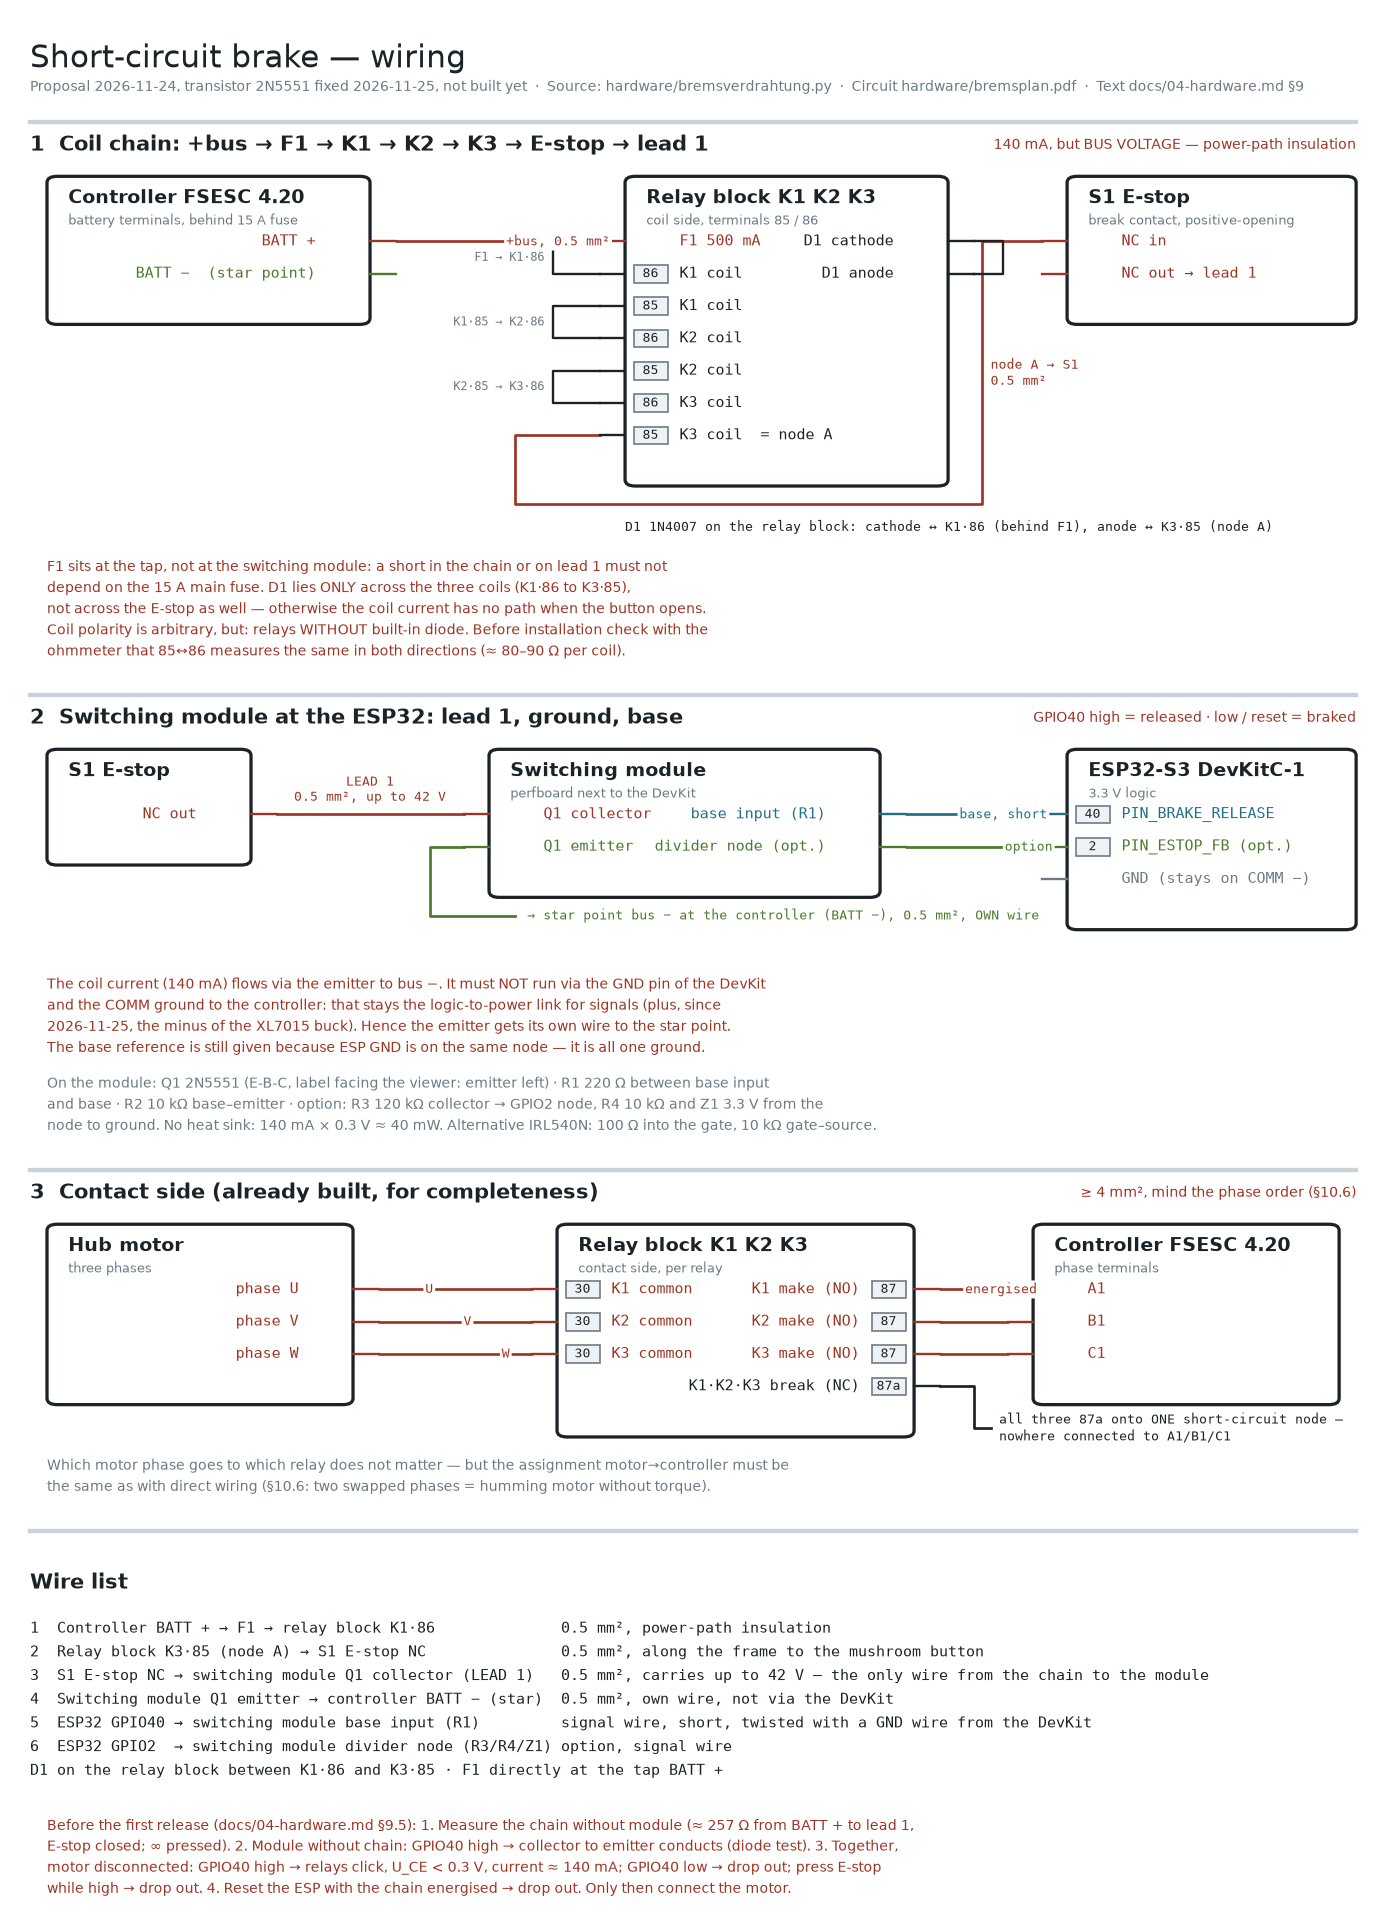

This chart was generated by the following Python code:
#!/usr/bin/env python3
"""Wiring of the short-circuit brake — wire by wire.

The circuit detail (hardware/bremsplan.py) shows WHAT is connected to what. This
plan shows HOW: every part with its terminals and every wire individually with
signal names. Proposal of 2026-11-24, docs/04-hardware.md §9 — not built yet.

The source is this text; the PDF is generated from it:

    .venv/bin/python hardware/bremsverdrahtung.py

Produces hardware/bremsverdrahtung.pdf and hardware/bremsverdrahtung.png.

PRINCIPLE as in the connection plan: pin numbers are given only where they are certain.
The terminal designations 30 / 85 / 86 / 87 / 87a are those of automotive changeover
relays (DIN 72552); whether the coil terminals 85 and 86 of the purchased relay contain
a diode must be checked on the part BEFORE installation (relays with a diode have a fixed
coil polarity and do not fit a series connection with a common flyback diode).
"""
import matplotlib
matplotlib.use("Agg")
import matplotlib.pyplot as plt
from matplotlib.patches import Rectangle, FancyBboxPatch

INK  = "#1b2328"
MUT  = "#6b7a85"
SIG  = "#1f6f8b"   # logic 3.3 V
AUX  = "#4a7a2a"   # ground / option
PWR  = "#9c3524"   # bus voltage / power path
LINE = "#c9d2d8"

PITCH = 0.62
HEAD  = 1.25
FOOT  = 0.35
W     = 16.0
MONO  = {"family": "DejaVu Sans Mono"}
ZEILE = 0.40

fig, ax = plt.subplots(figsize=(13.5, 19))


def modul(x, ytop, w, titel, untertitel, links=None, rechts=None, farbe=INK):
    links  = links or []
    rechts = rechts or []
    rows = max(len(links), len(rechts))
    h = HEAD + PITCH * rows + FOOT
    ax.add_patch(FancyBboxPatch((x, ytop - h), w, h,
                                boxstyle="round,pad=0,rounding_size=0.12",
                                linewidth=1.8, edgecolor=farbe, facecolor="white", zorder=2))
    ax.text(x + 0.25, ytop - 0.42, titel, fontsize=10.5, weight="bold", color=farbe,
            va="center", zorder=3)
    if untertitel:
        ax.text(x + 0.25, ytop - 0.85, untertitel, fontsize=7.4, color=MUT,
                va="center", zorder=3)
    anker = {}
    for seite, pins in (("links", links), ("rechts", rechts)):
        for i, (nr, name, pc) in enumerate(pins):
            py = ytop - HEAD - i * PITCH
            kante = x if seite == "links" else x + w
            if nr is not None:
                bx = x + 0.10 if seite == "links" else x + w - 0.50
                ax.add_patch(Rectangle((bx, py - 0.17), 0.40, 0.34, linewidth=0.9,
                                       edgecolor=MUT, facecolor="#eef2f4", zorder=3))
                ax.text(bx + 0.20, py, str(nr), fontsize=7.2, ha="center", va="center",
                        color=INK, zorder=4, **MONO)
            tx = x + 0.64 if seite == "links" else x + w - 0.64
            ax.text(tx, py, name, fontsize=8.2, color=pc, zorder=3, **MONO,
                    ha="left" if seite == "links" else "right", va="center")
            sx = kante - 0.30 if seite == "links" else kante + 0.30
            ax.plot([kante, sx], [py, py], color=pc, linewidth=1.3, zorder=2)
            anker[name] = (sx, py)
    return anker, h


def strang(paare):
    n = len(paare)
    xs = [p[0][0] for p in paare] + [p[1][0] for p in paare]
    x_links, x_rechts = min(xs), max(xs)
    spanne = x_rechts - x_links
    for i, (a, b, label, farbe) in enumerate(paare):
        (x1, y1), (x2, y2) = a, b
        xm = x_links + spanne * (i + 1) / (n + 1)
        ax.plot([x1, xm, xm, x2], [y1, y1, y2, y2], color=farbe, linewidth=1.5,
                zorder=1, solid_capstyle="round")
        ax.text(xm + 0.10, (y1 + y2) / 2, label, fontsize=7.4, color=farbe,
                va="center", ha="left", zorder=4, **MONO,
                bbox=dict(boxstyle="round,pad=0.14", fc="white", ec="none"))


def ueberschrift(y, nummer, titel, hinweis=None):
    y -= 0.35
    ax.plot([0.2, W - 0.2], [y, y], color=LINE, linewidth=2.4, zorder=0)
    ax.text(0.2, y - 0.45, f"{nummer}  {titel}", fontsize=11.5, weight="bold",
            color=INK, va="center")
    if hinweis:
        ax.text(W - 0.2, y - 0.45, hinweis, fontsize=7.8, color=PWR,
                ha="right", va="center")
    return y - 1.05


def fussnote(y, text, farbe=PWR):
    ax.text(0.4, y, text, fontsize=7.8, color=farbe, va="top", linespacing=1.5)
    return y - ZEILE * (text.count("\n") + 1) - 0.30


# ============================================================ header
y = 0.0
ax.text(0.2, y, "Short-circuit brake — wiring", fontsize=17, color=INK, va="top")
y -= 0.70
ax.text(0.2, y, "Proposal 2026-11-24, transistor 2N5551 fixed 2026-11-25, not built yet  ·  Source: hardware/bremsverdrahtung.py  ·  "
                "Circuit hardware/bremsplan.pdf  ·  Text docs/04-hardware.md §9",
        fontsize=8, color=MUT, va="top")
y -= 0.45

# ============================================================ 1 coil chain
y = ueberschrift(y, "1", "Coil chain: +bus → F1 → K1 → K2 → K3 → E-stop → lead 1",
                 "140 mA, but BUS VOLTAGE — power-path insulation")

bus, h1 = modul(0.4, y, 3.8, "Controller FSESC 4.20", "battery terminals, behind 15 A fuse",
                rechts=[(None, "BATT +", PWR), (None, "BATT −  (star point)", AUX)])

rel, h2 = modul(7.2, y, 3.8, "Relay block K1 K2 K3", "coil side, terminals 85 / 86",
                links=[(None, "F1 500 mA", PWR),
                       (86, "K1 coil", INK), (85, "K1 coil", INK),
                       (86, "K2 coil", INK), (85, "K2 coil", INK),
                       (86, "K3 coil", INK), (85, "K3 coil  = node A", INK)],
                rechts=[(None, "D1 cathode", INK), (None, "D1 anode", INK)])

na, h3 = modul(12.4, y, 3.4, "S1 E-stop", "break contact, positive-opening",
               links=[(None, "NC in", PWR), (None, "NC out → lead 1", PWR)])

# Bus+ -> F1 ; chain inside the relay block as jumpers
strang([(bus["BATT +"], rel["F1 500 mA"], "+bus, 0.5 mm²", PWR)])
# jumpers F1->86, 85->86, 85->86 as short loops left of the block
xb = rel["F1 500 mA"][0] - 0.55
x0, y_f1 = rel["F1 500 mA"]
pin_y = [y_f1 - PITCH * i for i in range(1, 7)]   # 86/85 K1, 86/85 K2, 86/85 K3
for a, b, txt in (((x0, y_f1), (x0, pin_y[0]), "F1 → K1·86"),
                  ((x0, pin_y[1]), (x0, pin_y[2]), "K1·85 → K2·86"),
                  ((x0, pin_y[3]), (x0, pin_y[4]), "K2·85 → K3·86")):
    ax.plot([a[0], xb, xb, b[0]], [a[1], a[1], b[1], b[1]], color=INK, linewidth=1.3, zorder=1)
    ax.text(xb - 0.1, (a[1] + b[1]) / 2, txt, fontsize=6.8, color=MUT, ha="right", va="center", **MONO)
# node A -> E-stop
kA = rel["K3 coil  = node A"]
xk, xl = 11.4, xb - 0.45
y_unten = y - h2 - 0.35                      # around below the relay block, not through it
ax.plot([kA[0], xl, xl, xk, xk, na["NC in"][0]],
        [kA[1], kA[1], y_unten, y_unten, na["NC in"][1], na["NC in"][1]],
        color=PWR, linewidth=1.5, zorder=1)
ax.text(xk + 0.1, (y_unten + na["NC in"][1]) / 2, "node A → S1\n0.5 mm²", fontsize=7.4, color=PWR,
        va="center", ha="left", zorder=4, **MONO, bbox=dict(boxstyle="round,pad=0.14", fc="white", ec="none"))
# D1 on the right of the block: cathode to +bus side (86 of K1), anode to node A
dk, da = rel["D1 cathode"], rel["D1 anode"]
ax.plot([dk[0], dk[0] + 0.35, dk[0] + 0.35, da[0]], [dk[1], dk[1], da[1], da[1]],
        color=INK, linewidth=1.3, zorder=1)
ax.text(7.2, y_unten - 0.3, "D1 1N4007 on the relay block: cathode ↔ K1·86 (behind F1), anode ↔ K3·85 (node A)",
        fontsize=7.0, color=INK, va="top", ha="left", **MONO)

y -= max(h1, h2, h3) + 1.35
y = fussnote(y, "F1 sits at the tap, not at the switching module: a short in the chain or on lead 1 must not\n"
                "depend on the 15 A main fuse. D1 lies ONLY across the three coils (K1·86 to K3·85),\n"
                "not across the E-stop as well — otherwise the coil current has no path when the button opens.\n"
                "Coil polarity is arbitrary, but: relays WITHOUT built-in diode. Before installation check with the\n"
                "ohmmeter that 85↔86 measures the same in both directions (≈ 80–90 Ω per coil).")

# ============================================================ 2 switching module
y = ueberschrift(y, "2", "Switching module at the ESP32: lead 1, ground, base",
                 "GPIO40 high = released · low / reset = braked")

na2, h1 = modul(0.4, y, 2.4, "S1 E-stop", "",
                rechts=[(None, "NC out", PWR)])

mod, h2 = modul(5.6, y, 4.6, "Switching module", "perfboard next to the DevKit",
                links=[(None, "Q1 collector", PWR),
                       (None, "Q1 emitter", AUX)],
                rechts=[(None, "base input (R1)", SIG),
                        (None, "divider node (opt.)", AUX)])

esp, h3 = modul(12.4, y, 3.4, "ESP32-S3 DevKitC-1", "3.3 V logic",
                links=[(40, "PIN_BRAKE_RELEASE", SIG),
                       (2, "PIN_ESTOP_FB (opt.)", AUX),
                       (None, "GND (stays on COMM −)", MUT)])

l1a, l1b = na2["NC out"], mod["Q1 collector"]
ax.plot([l1a[0], l1b[0]], [l1a[1], l1b[1]], color=PWR, linewidth=1.5, zorder=1)
ax.text((l1a[0] + l1b[0]) / 2, l1a[1] + 0.18, "LEAD 1\n0.5 mm², up to 42 V", fontsize=7.0, color=PWR,
        va="bottom", ha="center", zorder=4, **MONO)
strang([(mod["base input (R1)"], esp["PIN_BRAKE_RELEASE"], "base, short", SIG),
        (mod["divider node (opt.)"], esp["PIN_ESTOP_FB (opt.)"], "option", AUX)])
# source: own wire to the star point (out of the module)
sp = mod["Q1 emitter"]
yb = y - h2 - 0.35
ax.plot([sp[0], sp[0] - 0.4, sp[0] - 0.4, sp[0] + 0.6], [sp[1], sp[1], yb, yb], color=AUX, linewidth=1.5, zorder=1)
ax.text(sp[0] + 0.75, yb, "→ star point bus − at the controller (BATT −), 0.5 mm², OWN wire", fontsize=7.4,
        color=AUX, va="center", ha="left", **MONO)

y -= max(h1, h2, h3) + 0.85
y = fussnote(y, "The coil current (140 mA) flows via the emitter to bus −. It must NOT run via the GND pin of the DevKit\n"
                "and the COMM ground to the controller: that stays the logic-to-power link for signals (plus, since\n"
                "2026-11-25, the minus of the XL7015 buck). Hence the emitter gets its own wire to the star point.\n"
                "The base reference is still given because ESP GND is on the same node — it is all one ground.")
y = fussnote(y, "On the module: Q1 2N5551 (E-B-C, label facing the viewer: emitter left) · R1 220 Ω between base input\n"
                "and base · R2 10 kΩ base–emitter · option: R3 120 kΩ collector → GPIO2 node, R4 10 kΩ and Z1 3.3 V from the\n"
                "node to ground. No heat sink: 140 mA × 0.3 V ≈ 40 mW. Alternative IRL540N: 100 Ω into the gate, 10 kΩ gate–source.", MUT)

# ============================================================ 3 contact side
y = ueberschrift(y, "3", "Contact side (already built, for completeness)",
                 "≥ 4 mm², mind the phase order (§10.6)")

mot, h1 = modul(0.4, y, 3.6, "Hub motor", "three phases",
                rechts=[(None, "phase U", PWR), (None, "phase V", PWR), (None, "phase W", PWR)])
kon, h2 = modul(6.4, y, 4.2, "Relay block K1 K2 K3", "contact side, per relay",
                links=[(30, "K1 common", PWR), (30, "K2 common", PWR), (30, "K3 common", PWR)],
                rechts=[(87, "K1 make (NO)", PWR), (87, "K2 make (NO)", PWR), (87, "K3 make (NO)", PWR),
                        ("87a", "K1·K2·K3 break (NC)", INK)])
reg, h3 = modul(12.0, y, 3.6, "Controller FSESC 4.20", "phase terminals",
                links=[(None, "A1", PWR), (None, "B1", PWR), (None, "C1", PWR)])

strang([(mot["phase U"], kon["K1 common"], "U", PWR),
        (mot["phase V"], kon["K2 common"], "V", PWR),
        (mot["phase W"], kon["K3 common"], "W", PWR)])
strang([(kon["K1 make (NO)"], reg["A1"], "energised", PWR),
        (kon["K2 make (NO)"], reg["B1"], "", PWR),
        (kon["K3 make (NO)"], reg["C1"], "", PWR)])
oa = kon["K1·K2·K3 break (NC)"]
y_oa = y - h3 - 0.45                         # below the controller box, so the label stays clear of it
ax.plot([oa[0], oa[0] + 0.4, oa[0] + 0.4, oa[0] + 0.6], [oa[1], oa[1], y_oa, y_oa],
        color=INK, linewidth=1.5, zorder=1)
ax.text(oa[0] + 0.7, y_oa, "all three 87a onto ONE short-circuit node —\nnowhere connected to A1/B1/C1",
        fontsize=7.4, color=INK, va="center", ha="left", **MONO,
        bbox=dict(boxstyle="round,pad=0.14", fc="white", ec="none"))

y -= max(h1, h2, h3) + 0.35
y = fussnote(y, "Which motor phase goes to which relay does not matter — but the assignment motor→controller must be\n"
                "the same as with direct wiring (§10.6: two swapped phases = humming motor without torque).", MUT)

# ============================================================ wire list
y -= 0.35
ax.plot([0.2, W - 0.2], [y, y], color=LINE, linewidth=2.4)
y -= 0.80
ax.text(0.2, y, "Wire list", fontsize=11.5, weight="bold", color=INK, va="top")
y -= 0.85
ax.text(0.2, y,
        "1  Controller BATT + → F1 → relay block K1·86              0.5 mm², power-path insulation\n"
        "2  Relay block K3·85 (node A) → S1 E-stop NC               0.5 mm², along the frame to the mushroom button\n"
        "3  S1 E-stop NC → switching module Q1 collector (LEAD 1)   0.5 mm², carries up to 42 V — the only wire from the chain to the module\n"
        "4  Switching module Q1 emitter → controller BATT − (star)  0.5 mm², own wire, not via the DevKit\n"
        "5  ESP32 GPIO40 → switching module base input (R1)         signal wire, short, twisted with a GND wire from the DevKit\n"
        "6  ESP32 GPIO2  → switching module divider node (R3/R4/Z1) option, signal wire\n"
        "D1 on the relay block between K1·86 and K3·85 · F1 directly at the tap BATT +",
        fontsize=8.2, color=INK, va="top", linespacing=1.6, **MONO)
y -= ZEILE * 8 + 0.6

y = fussnote(y, "Before the first release (docs/04-hardware.md §9.5): 1. Measure the chain without module (≈ 257 Ω from BATT + to lead 1,\n"
                "E-stop closed; ∞ pressed). 2. Module without chain: GPIO40 high → collector to emitter conducts (diode test). 3. Together,\n"
                "motor disconnected: GPIO40 high → relays click, U_CE < 0.3 V, current ≈ 140 mA; GPIO40 low → drop out; press E-stop\n"
                "while high → drop out. 4. Reset the ESP with the chain energised → drop out. Only then connect the motor.")

ax.set_xlim(0, W)
ax.set_ylim(y, 0.6)
ax.axis("off")
fig.savefig("hardware/bremsverdrahtung.pdf", bbox_inches="tight")
fig.savefig("hardware/bremsverdrahtung.png", dpi=130, bbox_inches="tight")
print(f"ok — drawing height {abs(y):.1f} units")
